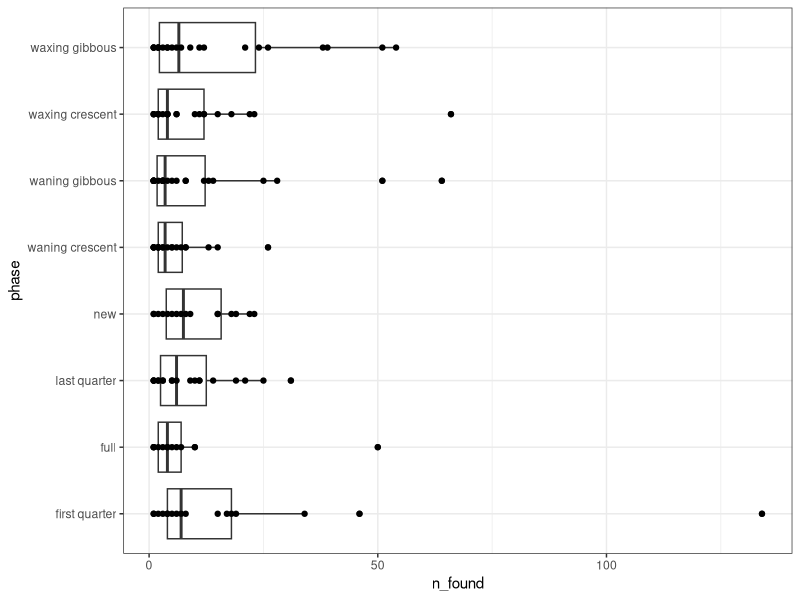
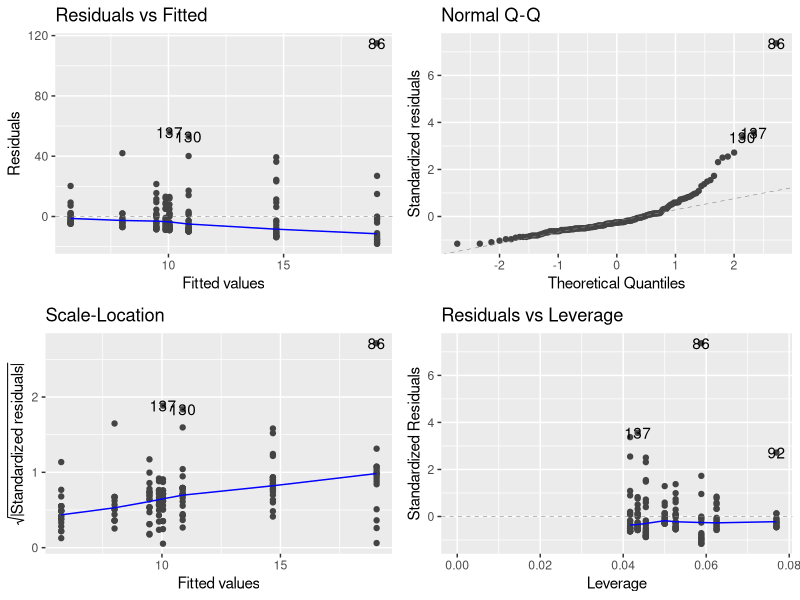
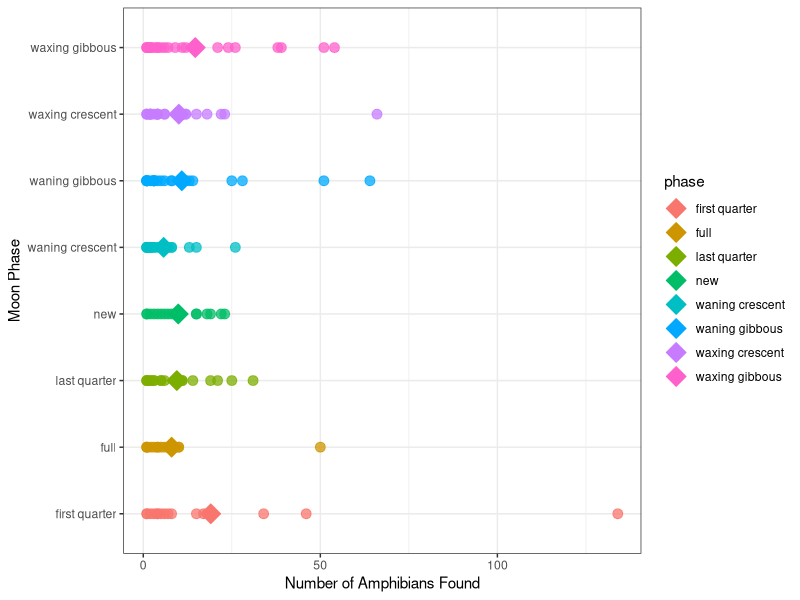

The R source for these figures, in order:
## ---- chunk 1
rm(list = ls())
library(tidyverse)
library(here)
library(ggfortify)
## ---- chunk 2
gad_totals <- read.csv(here("data", "gad_totals1.csv"))
glimpse(gad_totals)
## ---- chunk 3
gad_totals <- gad_totals |>
  select(-X) |>
  mutate(Date = ymd(Date)) |>
  mutate(phase = as.factor(phase)) |>
  slice(1:154)
## ---- chunk 4
ggplot(gad_totals, aes(x = phase, y = n_found))+
  geom_boxplot()+
  geom_point()+
  coord_flip()+
  theme_bw()
## ---- chunk 5
phase_model <- lm(n_found ~ phase, data = gad_totals)
## ---- chunk 6
autoplot(phase_model)
## ---- chunk 7
anova(phase_model)
## ---- chunk 8
phase_means <- gad_totals |>
  group_by(phase) |>
  summarise(mean_found = mean(n_found))
## ---- chunk 9
ggplot(data = gad_totals, aes(x = phase, y = n_found, color = phase))+
  geom_point(alpha = 0.75, size = 3)+
  geom_point(data = phase_means, aes(x=phase, y=mean_found, fill=phase),
             size = 5, shape = 23)+
  coord_flip()+
  labs(x = "Moon Phase",
       y = "Number of Amphibians Found")+
  theme_bw()
  
